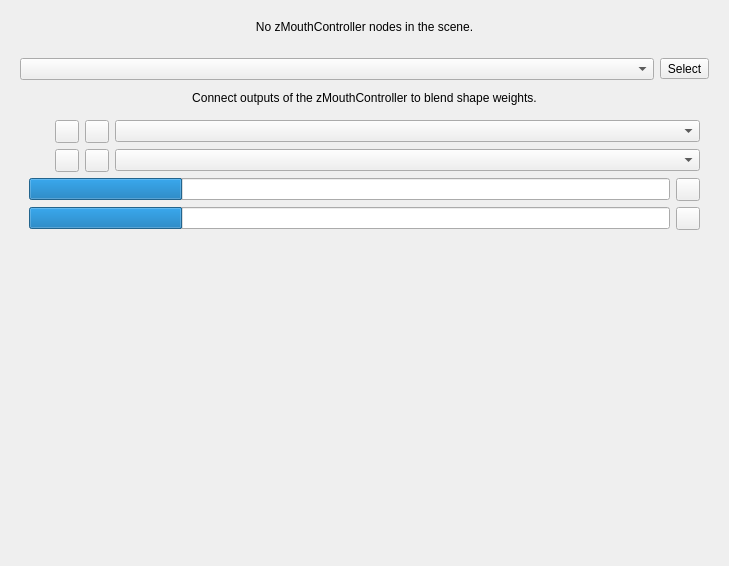
<?xml version="1.0" encoding="UTF-8"?>
<ui version="4.0">
 <class>zMouthController</class>
 <widget class="QDialog" name="zMouthController">
  <property name="geometry">
   <rect>
    <x>0</x>
    <y>0</y>
    <width>729</width>
    <height>566</height>
   </rect>
  </property>
  <property name="sizePolicy">
   <sizepolicy hsizetype="Minimum" vsizetype="Minimum">
    <horstretch>0</horstretch>
    <verstretch>0</verstretch>
   </sizepolicy>
  </property>
  <property name="windowTitle">
   <string>Mouth Controller</string>
  </property>
  <layout class="QGridLayout" name="gridLayout">
   <item row="3" column="0">
    <widget class="QWidget" name="mainBox" native="true">
     <layout class="QVBoxLayout" name="mainLayout">
      <item>
       <layout class="QHBoxLayout" name="horizontalLayout_Node">
        <item>
         <widget class="QComboBox" name="selectedNodeDropdown"/>
        </item>
        <item>
         <widget class="QToolButton" name="selectNodeButton">
          <property name="text">
           <string>Select</string>
          </property>
         </widget>
        </item>
       </layout>
      </item>
      <item>
       <spacer name="verticalSpacer_2">
        <property name="orientation">
         <enum>Qt::Vertical</enum>
        </property>
        <property name="sizeType">
         <enum>QSizePolicy::Fixed</enum>
        </property>
        <property name="sizeHint" stdset="0">
         <size>
          <width>20</width>
          <height>5</height>
         </size>
        </property>
       </spacer>
      </item>
      <item>
       <widget class="QLabel" name="noOutputs">
        <property name="text">
         <string>Connect outputs of the zMouthController to blend shape weights.</string>
        </property>
        <property name="alignment">
         <set>Qt::AlignCenter</set>
        </property>
        <property name="margin">
         <number>20</number>
        </property>
       </widget>
      </item>
      <item>
       <widget class="QWidget" name="controls" native="true">
        <layout class="QVBoxLayout">
         <item>
          <layout class="QHBoxLayout" name="horizontalLayout_Selection">
           <item>
            <widget class="QLabel" name="shape1WeightColor">
             <property name="sizePolicy">
              <sizepolicy hsizetype="Fixed" vsizetype="Preferred">
               <horstretch>0</horstretch>
               <verstretch>0</verstretch>
              </sizepolicy>
             </property>
             <property name="minimumSize">
              <size>
               <width>20</width>
               <height>0</height>
              </size>
             </property>
             <property name="text">
              <string/>
             </property>
            </widget>
           </item>
           <item>
            <widget class="QToolButton" name="soloShape1">
             <property name="text">
              <string/>
             </property>
             <property name="icon">
              <iconset resource="../qt_resources/resources.qrc">
               <normaloff>:/zMayaTools/icons/eye.png</normaloff>:/zMayaTools/icons/eye.png</iconset>
             </property>
             <property name="checkable">
              <bool>true</bool>
             </property>
            </widget>
           </item>
           <item>
            <widget class="QToolButton" name="setKeyShape1">
             <property name="text">
              <string/>
             </property>
             <property name="icon">
              <iconset resource="../qt_resources/resources.qrc">
               <normaloff>:/zMayaTools/icons/key.png</normaloff>:/zMayaTools/icons/key.png</iconset>
             </property>
            </widget>
           </item>
           <item>
            <widget class="QComboBox" name="shapeSelection1">
             <property name="sizePolicy">
              <sizepolicy hsizetype="Preferred" vsizetype="Fixed">
               <horstretch>1</horstretch>
               <verstretch>0</verstretch>
              </sizepolicy>
             </property>
            </widget>
           </item>
          </layout>
         </item>
         <item>
          <layout class="QHBoxLayout" name="horizontalLayout">
           <item>
            <widget class="QLabel" name="shape2WeightColor">
             <property name="sizePolicy">
              <sizepolicy hsizetype="Fixed" vsizetype="Preferred">
               <horstretch>0</horstretch>
               <verstretch>0</verstretch>
              </sizepolicy>
             </property>
             <property name="minimumSize">
              <size>
               <width>20</width>
               <height>0</height>
              </size>
             </property>
             <property name="text">
              <string/>
             </property>
            </widget>
           </item>
           <item>
            <widget class="QToolButton" name="soloShape2">
             <property name="text">
              <string/>
             </property>
             <property name="icon">
              <iconset resource="../qt_resources/resources.qrc">
               <normaloff>:/zMayaTools/icons/eye.png</normaloff>:/zMayaTools/icons/eye.png</iconset>
             </property>
             <property name="checkable">
              <bool>true</bool>
             </property>
            </widget>
           </item>
           <item>
            <widget class="QToolButton" name="setKeyShape2">
             <property name="text">
              <string/>
             </property>
             <property name="icon">
              <iconset resource="../qt_resources/resources.qrc">
               <normaloff>:/zMayaTools/icons/key.png</normaloff>:/zMayaTools/icons/key.png</iconset>
             </property>
            </widget>
           </item>
           <item>
            <widget class="QComboBox" name="shapeSelection2">
             <property name="sizePolicy">
              <sizepolicy hsizetype="Preferred" vsizetype="Fixed">
               <horstretch>1</horstretch>
               <verstretch>0</verstretch>
              </sizepolicy>
             </property>
            </widget>
           </item>
          </layout>
         </item>
         <item>
          <layout class="QHBoxLayout" name="horizontalLayout_SelectionWeight">
           <item>
            <widget class="DraggableProgressBar" name="selectionBar">
             <property name="value">
              <number>24</number>
             </property>
             <property name="alignment">
              <set>Qt::AlignCenter</set>
             </property>
             <property name="textVisible">
              <bool>false</bool>
             </property>
            </widget>
           </item>
           <item>
            <widget class="QToolButton" name="keySelection">
             <property name="text">
              <string/>
             </property>
             <property name="icon">
              <iconset resource="../qt_resources/resources.qrc">
               <normaloff>:/zMayaTools/icons/key.png</normaloff>:/zMayaTools/icons/key.png</iconset>
             </property>
            </widget>
           </item>
          </layout>
         </item>
         <item>
          <layout class="QHBoxLayout" name="horizontalLayout_MainWeight">
           <item>
            <widget class="DraggableProgressBar" name="mainWeightBar">
             <property name="value">
              <number>24</number>
             </property>
             <property name="textVisible">
              <bool>false</bool>
             </property>
            </widget>
           </item>
           <item>
            <widget class="QToolButton" name="keyMainWeight">
             <property name="text">
              <string/>
             </property>
             <property name="icon">
              <iconset resource="../qt_resources/resources.qrc">
               <normaloff>:/zMayaTools/icons/key.png</normaloff>:/zMayaTools/icons/key.png</iconset>
             </property>
            </widget>
           </item>
          </layout>
         </item>
        </layout>
       </widget>
      </item>
      <item>
       <spacer name="verticalSpacer">
        <property name="orientation">
         <enum>Qt::Vertical</enum>
        </property>
        <property name="sizeHint" stdset="0">
         <size>
          <width>20</width>
          <height>40</height>
         </size>
        </property>
       </spacer>
      </item>
     </layout>
    </widget>
   </item>
   <item row="2" column="0">
    <widget class="QWidget" name="noNodes" native="true">
     <layout class="QVBoxLayout" name="errorLayout">
      <item>
       <widget class="QLabel" name="text">
        <property name="text">
         <string>No zMouthController nodes in the scene.</string>
        </property>
        <property name="alignment">
         <set>Qt::AlignCenter</set>
        </property>
        <property name="margin">
         <number>20</number>
        </property>
       </widget>
      </item>
     </layout>
    </widget>
   </item>
  </layout>
 </widget>
 <customwidgets>
  <customwidget>
   <class>DraggableProgressBar</class>
   <extends>QProgressBar</extends>
   <header>zMayaTools/qt_widgets/draggable_progress_bar.h</header>
  </customwidget>
 </customwidgets>
 <resources>
  <include location="../qt_resources/resources.qrc"/>
 </resources>
 <connections/>
</ui>
